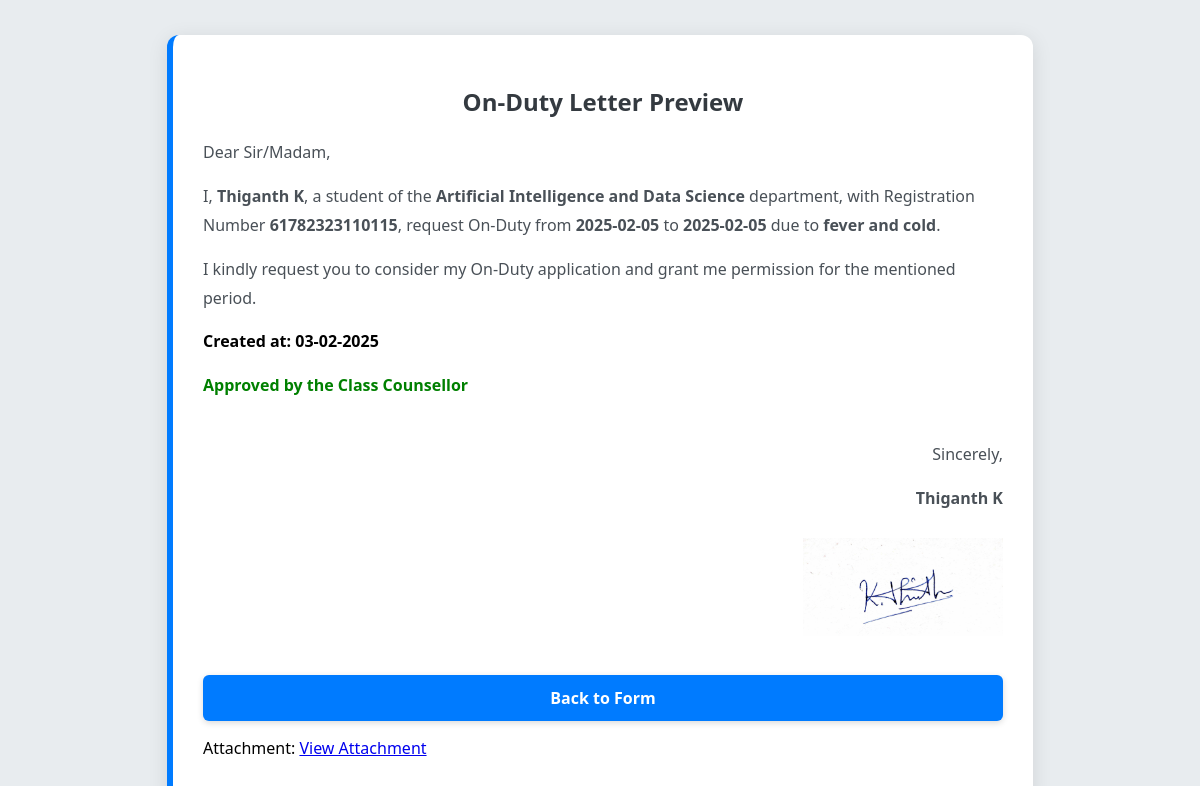
The app's page /on-duty-preview/61782323110115 with its own data.
### app.py (models this page shows, shortened)
class Student(db.Model):
    id = db.Column(db.Integer, primary_key=True)
    name = db.Column(db.String(100), nullable=False)
    reg_no = db.Column(db.String(20), nullable=False)
    gender = db.Column(db.String(10), nullable=False)
    start_date = db.Column(db.String(10), nullable=True)  # Change to nullable
    end_date = db.Column(db.String(10), nullable=True)
    reason = db.Column(db.String(200), nullable=False)
    department = db.Column(db.String(100), nullable=False)
    signature_filename = db.Column(db.String(200), nullable=False)
    created_at = db.Column(db.DateTime, default=datetime.utcnow)
    is_approved = db.Column(db.Boolean, default=None)
    is_disapproved = db.Column(db.Boolean, default=None)
    email = db.Column(db.String(120), nullable=True)
    attachment_filename = db.Column(db.String(200), nullable=True)
    approved_at = db.Column(db.DateTime, nullable=True)
    hours = db.Column(db.String(200), nullable=True)
    qr_code_filename = db.Column(db.String(200), nullable=True)  # New column

### app.py (the view)
@app.route('/on-duty-preview/<reg_no>')
def technical_on_duty_preview_1(reg_no):
    student= Student.query.filter_by(reg_no=reg_no).order_by(Student.created_at.desc()).first_or_404()
    return render_template('technical_on_duty_preview_1.html',student=student)

### templates/technical_on_duty_preview_1.html (shortened to what this page needs)
<!DOCTYPE html>
<html lang="en">
<head>
</head>
<body>
    <div class="letter-container">
    <h2>On-Duty Letter Preview</h2>
    <div class="letter-content">
        <p>Dear Sir/Madam,</p>
        <p>I, <strong>{{ student.name }}</strong>, a student of the <strong>{{ student.department }}</strong> department, with Registration Number <strong>{{ student.reg_no }}</strong>, request On-Duty from <strong>{{ student.start_date }}</strong> to <strong>{{ student.end_date }}</strong> due to <strong>{{ student.reason }}</strong>.</p>
        <p>I kindly request you to consider my On-Duty application and grant me permission for the mentioned period.</p>
        <p style="color: black; font-weight: bold;">Created at: {{student.created_at.strftime('%d-%m-%Y')}}</p>
        {% if student.is_approved %}
            <p style="color: green; font-weight: bold;">Approved by the Class Counsellor</p>
        {% elif student.is_disapproved %}
            <p style="color: red; font-weight: bold;">Disapproved by the Class Counsellor</p>
        {% else %}
            <p style="color: orange; font-weight: bold;">Pending Counsellor's Decision</p>
        {% endif %}
        <div class="signature">
            <p>Sincerely,</p>
            <p><strong>{{ student.name }}</strong></p>
            <img src="{{ url_for('static', filename='uploads/' + student.signature_filename) }}" alt="Signature">
        </div>
    </div>
    <a href="{{ url_for('index') }}" class="back-button">Back to Form</a>
    <p>Attachment:
        {% if student.attachment_filename %}
            <a href="{{ url_for('static', filename='uploads/' + student.attachment_filename) }}" target="_blank">View Attachment</a>
        {% else %}
            No attachment
        {% endif %}
    </p>
</div>
</body>
</html>

### templates/technical_on_duty_preview_1.html (style rules this page uses)
body { font-family: 'Segoe UI', Tahoma, Geneva, Verdana, sans-serif; background-color: #e8ecef; display: flex; justify-content: center; align-items: center; height: 100vh; margin: 0; padding: 20px; }
.letter-container { background-color: #ffffff; padding: 30px; border-radius: 12px; box-shadow: 0 4px 20px rgba(0, 0, 0, 0.1); max-width: 800px; width: 100%; border-left: 6px solid #007bff; }
h2 { text-align: center; color: #343a40; margin-bottom: 20px; font-size: 24px; }
.letter-content { margin-top: 20px; line-height: 1.8; color: #495057; }
.letter-content p { margin: 0 0 15px; font-size: 16px; }
.signature { margin-top: 40px; text-align: right; }
.signature img { max-width: 200px; height: auto; margin-top: 10px; }
.back-button { display: block; margin: 30px auto 0; padding: 12px 24px; background-color: #007bff; color: #fff; text-align: center; text-decoration: none; border-radius: 6px; font-weight: bold; transition: background-color 0.3s ease, transform 0.2s ease; box-shadow: 0 2px 6px rgba(0, 0, 0, 0.15); }

### records on screen
Student: name "Thiganth K", department "Artificial Intelligence and Data Science", reg_no "61782323110115", start_date "2025-02-05", end_date "2025-02-05", reason "fever and cold", created_at "03-02-2025", signature_filename (picture)
